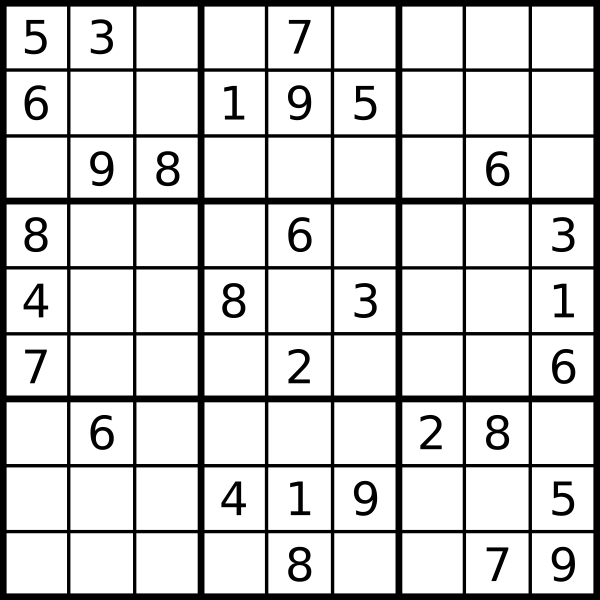
#> input picture ss.png, 1200 x 1200 px (shown at 1/2 size)
$ python 34.py
#> lines starting #> are read from the running program, lines starting #| are printed output that depends on the picture; after the words box and inside, x2 and y2 are one past the last pixel; in counts of white or black regions, pixels touching at a corner belong together
import cv2
import numpy as np
img = cv2.imread("ss.png")
#> img is the input picture: shape (1200, 1200, 3); min 0, max 255, mean 209.8
img = cv2.pyrDown(img)
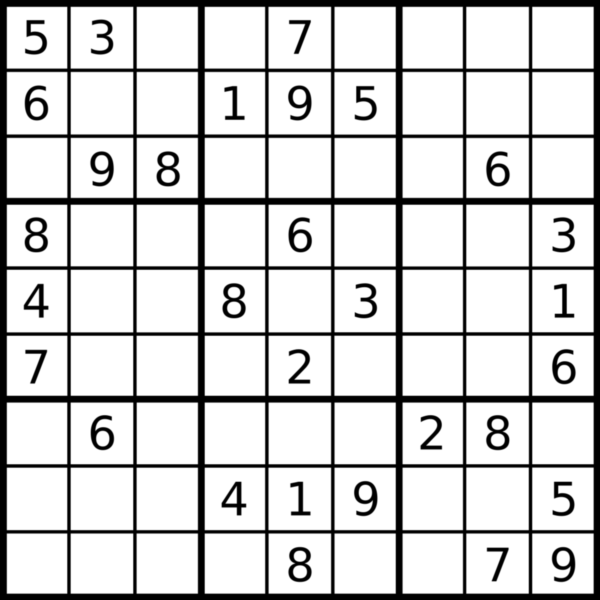
#> img: shape (600, 600, 3); min 0, max 255, mean 209.8
img_copy = img.copy()
gray = cv2.cvtColor(img_copy, cv2.COLOR_BGR2GRAY)
edges = cv2.Canny(gray, 100, 120)
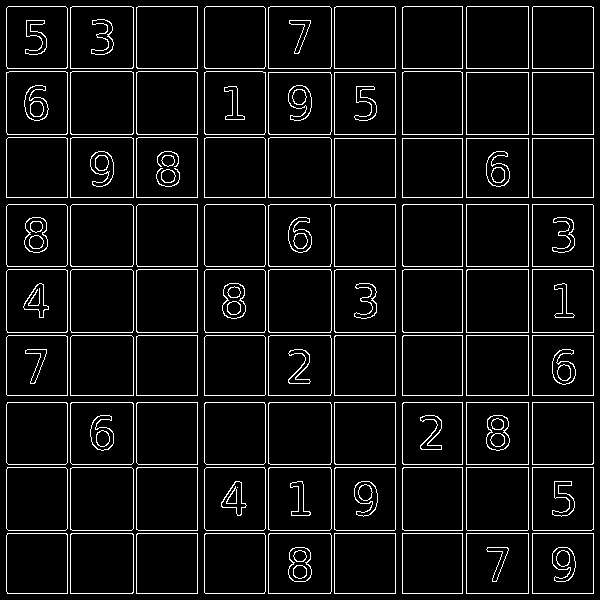
#> edges: shape (600, 600); 6.9% white in thin lines or dots
# kenarli resim,piksel degeri,aci,threshold
lines = cv2.HoughLines(edges, 1, np.pi/180, 200)
#> lines = 36 rows, first 8: [197, 0], [462, 0], [528, 0], [197, 1.57], [395, 0], [532, 0], [466, 0], [395, 1.57]
# kenarli resim,piksel,aci,threshold,min birlesmeyleyle cizgi kabbul etme,max bosluk
lines2 = cv2.HoughLinesP(edges, 1, np.pi/180, 120, 100, 5, 5)
#> lines2 = 92 rows, first 6: [334, 593, 334, 402], [205, 134, 395, 134], [8, 464, 65, 464], [404, 6, 591, 6], [466, 197, 466, 7], [197, 593, 197, 402]
if not isinstance(lines, type(None)):
    for line in lines:
        for rho, theta in line:
            a = np.cos(theta)
            b = np.sin(theta)
            x0 = rho*a
            y0 = rho*b
            x1 = int(x0+1000*(-b))
            y1 = int(y0+1000*(a))
            x2 = int(x0-1000*(-b))
            y2 = int(y0-1000*(a))
            cv2.line(img_copy, (x1, y1), (x2, y2), (0, 200, 255), 2)
#> this loop made 36 passes
#> line on passes 1 to 12: [[197, 0]], [[462, 0]], [[528, 0]], [[197, 1.57]], [[395, 0]], [[532, 0]], [[466, 0]], [[395, 1.57]], [[593, 0]], [[593, 1.57]], [[68, 1.57]], [[334, 0]]
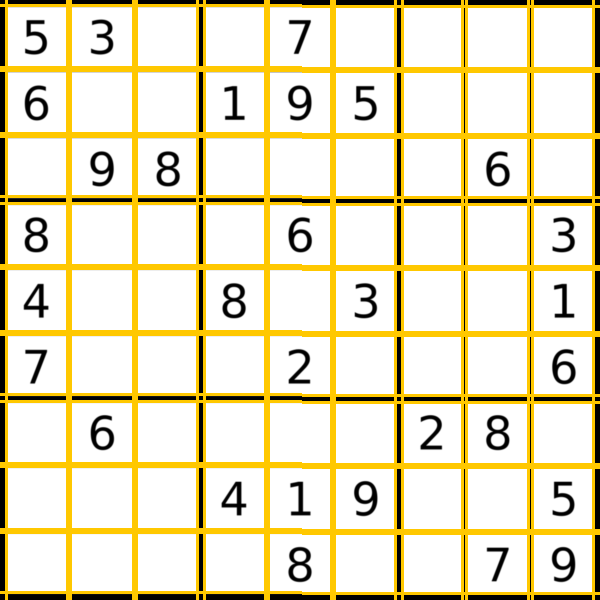
#> img_copy: shape (600, 600, 3); 17.19% of pixels changed, all inside (x1, y1, x2, y2) = (0, 0, 600, 600)
if not isinstance(lines2, type(None)):
    for line in lines2:
        for x1, y1, x2, y2 in line:
            cv2.line(img, (x1, y1), (x2, y2), (100, 0, 255), 2)
#> this loop made 92 passes
#> line on passes 1 to 12: [[334, 593, 334, 402]], [[205, 134, 395, 134]], [[8, 464, 65, 464]], [[404, 6, 591, 6]], [[466, 197, 466, 7]], [[197, 593, 197, 402]], [[7, 395, 197, 395]], [[270, 269, 395, 269]], [[7, 332, 197, 332]], [[532, 197, 532, 7]], [[205, 593, 395, 593]], [[528, 395, 528, 204]]
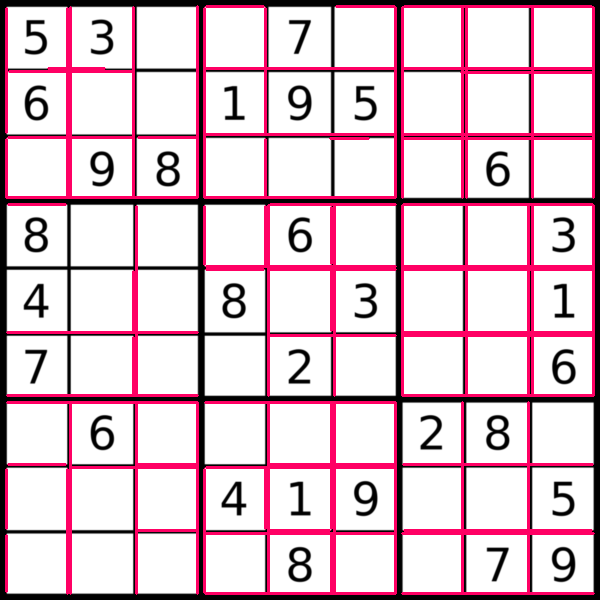
#> img: shape (600, 600, 3); 10.73% of pixels changed, all inside (x1, y1, x2, y2) = (5, 5, 595, 595)
cv2.imshow("resim 1", img)
cv2.imshow("resim 2", img_copy)
cv2.imshow("Canny", edges)
cv2.waitKey(0)
cv2.destroyAllWindows()
